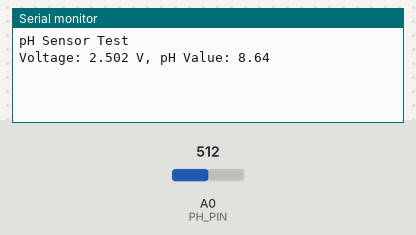
Bench run of a sketch on a simulated Arduino Uno, built with avr-gcc and run on an emulated ATmega328P. Parts: the last lines printed to the serial monitor. Inputs (shaded band) come from the test bench; at power-on: A0 (PH_PIN) = 512.

Above: at 1.2 s.
1.3 s: A0 (PH_PIN) set to 716
At 2.6 s:
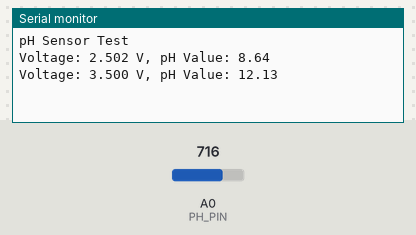
2.8 s: A0 (PH_PIN) set to 900
At 4.3 s:
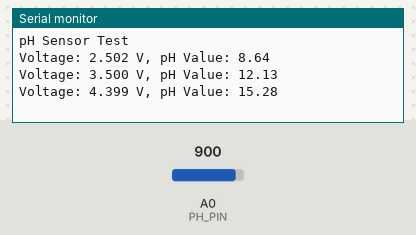
Timing chart, 0 to 5.8 s (numbered marks = the images above; inputs shaded):
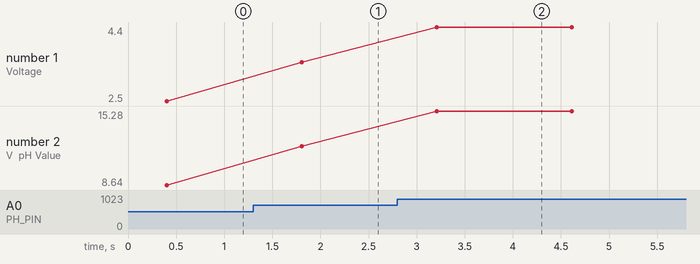

Measured:
- after the input at 1.3 s, the serial monitor: prints a new line after 0.51 s (image 1)
- after the input at 2.8 s, the serial monitor: prints a new line after 0.41 s (image 2)
- plotted number 1: 2.5 → 3.5 after the input at 1.3 s, 3.5 → 4.4 after the input at 2.8 s
- plotted number 2: 8.64 → 12.13 after the input at 1.3 s, 12.13 → 15.28 after the input at 2.8 s

The sketch:

ph.ino
```cpp
#define PH_PIN A0  // Analog pin where the pH sensor is connected
#define NUM_SAMPLES 20  // Number of samples for averaging

float calibrationOffset = 0.0 - 0.12; // Adjust this based on calibration with buffer solutions
float voltageToPHConversionFactor = 3.5; // Calibration factor for voltage to pH conversion

void setup() {
  Serial.begin(9600);  // Initialize serial communication at 9600 baud rate
  Serial.println("pH Sensor Test");
}

void loop() {
  float averageReading = getAverageAnalogReading(PH_PIN); // Get the averaged analog reading
  float voltage = averageReading * (5.0 / 1023.0); // Convert analog reading to voltage (5V reference)
  float pHValue = voltage * voltageToPHConversionFactor + calibrationOffset; // Convert voltage to pH value

  // Print the voltage and pH value to the Serial Monitor
  Serial.print("Voltage: ");
  Serial.print(voltage, 3); // Print voltage with 3 decimal places
  Serial.print(" V, ");
  Serial.print("pH Value: ");
  Serial.println(pHValue);

  delay(1000); // Delay for 1 second
}

float getAverageAnalogReading(int pin) {
  long sum = 0;
  for (int i = 0; i < NUM_SAMPLES; i++) {
    sum += analogRead(pin);  // Read analog value
    delay(20); // Short delay between readings
  }
  return (float)sum / NUM_SAMPLES;
}
```
